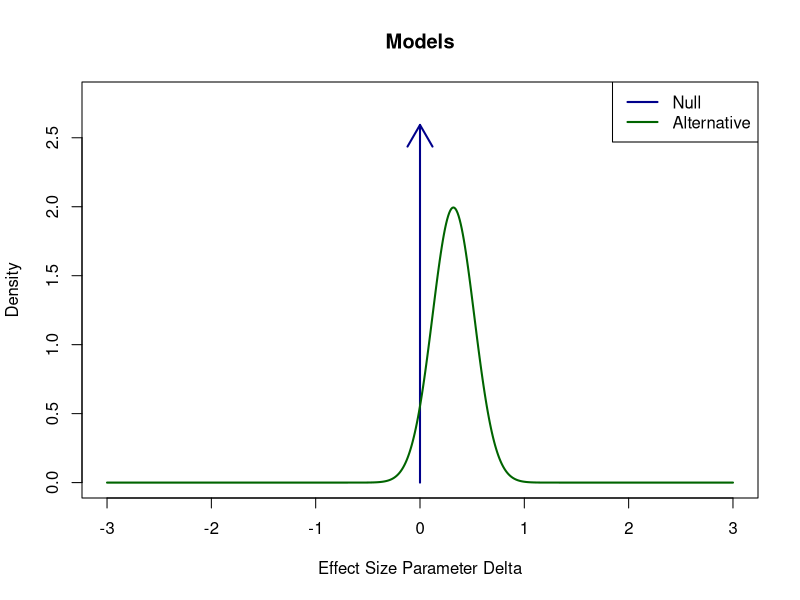
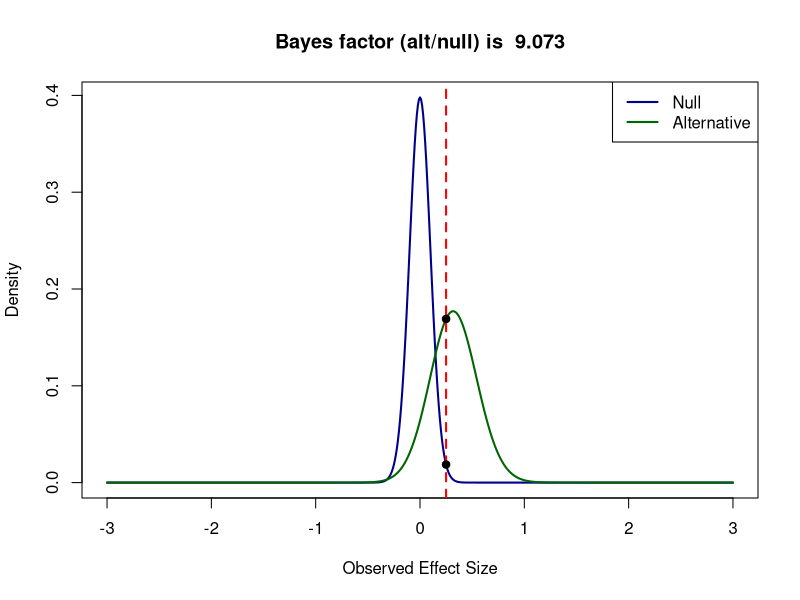

R code for these plots, in order:
#This code is made by Jeff Rouder: http://jeffrouder.blogspot.nl/2016/01/what-priors-should-i-use-part-i.html
#This code is for a one-sided t-test, testing a difference against 0.

N <- 100 #Enter sample size
dz <- 0.25 #Enter Cohen's dz effect size observed in the dependent t-test or one-sided t-test

dz_prior <- 0.32 #Enter effect size dz for the prior
sd_prior <- 0.2 #Enter sd of the effect sizes of the prior - the higher, the wider the prior is

lo <- -Inf #lower bound of support (e.g., set to 0 if effects < 0 is not possible)
hi <- Inf #upper bound of support

#specify prior
altDens=function(delta)
  dnorm(delta,dz_prior,sd_prior)*as.integer(delta>lo)*as.integer(delta<hi)
#Normalize alternative density in case user does not,
K=1/integrate(altDens,lower=lo,upper=hi)$value
f=function(delta) K*altDens(delta)

delta=seq(-3,3,.01)
#Plot Alternative as a density and Null as a point arrow
#png(file=paste('prior.png'),width=6000,height=4000, res = 1000)
maxAlt=max(f(delta))
plot(delta,f(delta),typ='n',xlab="Effect Size Parameter Delta",ylab="Density",ylim=c(0,1.4*maxAlt),main="Models")
arrows(0,0,0,1.3*maxAlt,col='darkblue',lwd=2)
lines(delta,f(delta),col='darkgreen',lwd=2)
legend("topright",legend=c("Null","Alternative"),col=c('darkblue','darkgreen'),lwd=2)
#dev.off()

#Prediction Function Under Null
nullPredF=function(obs,N) dt(sqrt(N)*obs,N-1)

#Prediction Function Under the Alternative
altPredIntegrand=function(delta,obs,N)
  dt(sqrt(N)*obs,N-1,sqrt(N)*delta)*f(delta)
altPredF=function(obs,N)
  integrate(altPredIntegrand,lower=lo,upper=hi,obs=obs,N=N)$value

obs=delta
I=length(obs)
nullPred=nullPredF(obs,N)
altPred=1:I
for (i in 1:I) altPred[i]=altPredF(obs[i],N)

#Evaluate Predicted Density at Observed Value dz
valNull=nullPredF(dz,N)
valAlt=altPredF(dz,N)

#Plot The Predictions
#png(file=paste('posterior.png'),width=6000,height=4000, res = 1000)
top=max(altPred,nullPred)
plot(type='l',obs,nullPred,ylim=c(0,top),xlab="Observed Effect Size",ylab="Density",main=paste("Bayes factor (alt/null) is ",round(valAlt/valNull,digits =3)),col='darkblue',lwd=2)
lines(obs,altPred,col='darkgreen',lwd=2)
legend("topright",legend=c("Null","Alternative"),col=c('darkblue','darkgreen'),lwd=2)
abline(v=dz,lty=2,lwd=2,col='red')
points(pch=19,c(dz,dz),c(valNull,valAlt))
#dev.off()

cat("Bayes factor (alt/null) is ",valAlt/valNull,", the t-value is ",sqrt(N)*dz," and the p-value is",2*(1-pt(abs(sqrt(N)*dz),N-1)))

#Š Daniel Lakens, 2016.
# This work is licensed under a Creative Commons Attribution-NonCommercial-ShareAlike 4.0 International License. https://creativecommons.org/licenses/by-nc-sa/4.0/